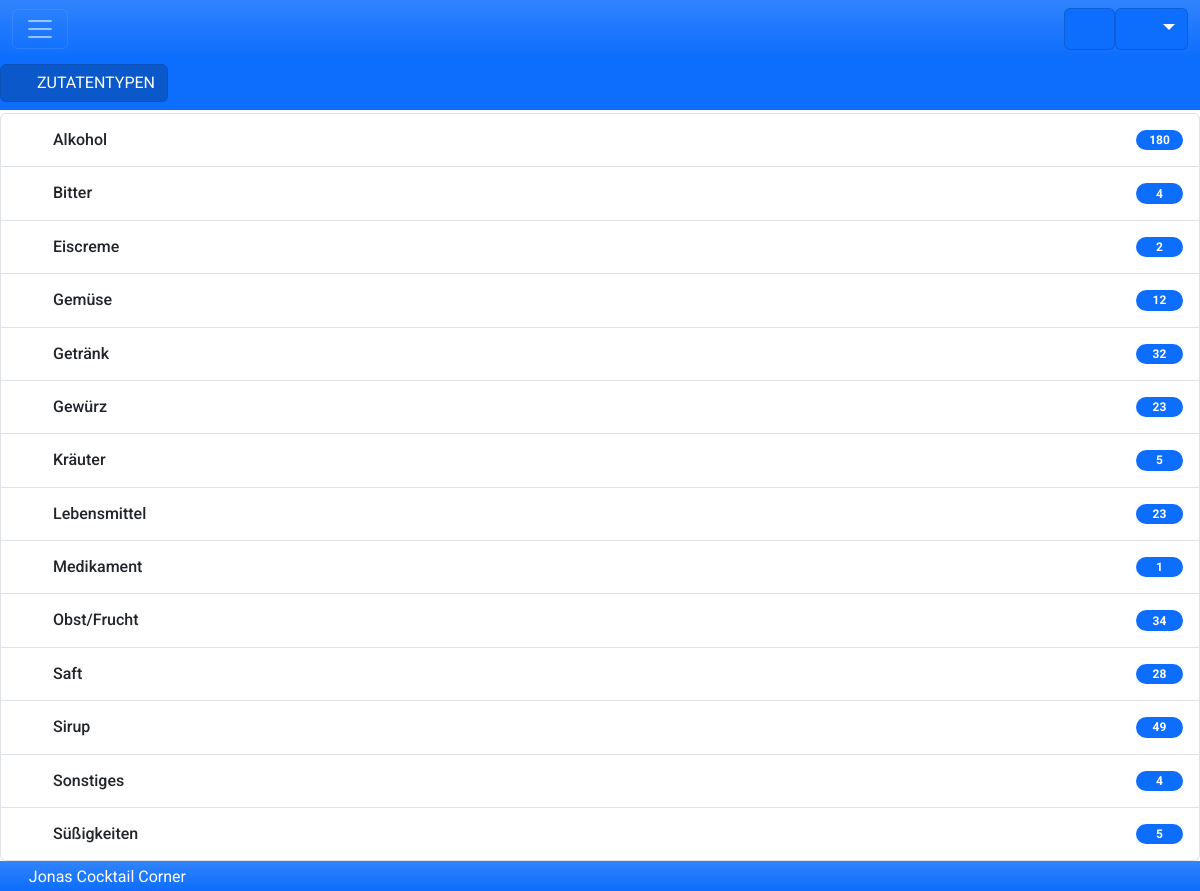
Page /views/ingredienttypes.php (signed in) on the committed database.
### tables this page shows
CREATE TABLE `ingredienttype` (
  `ID` int NOT NULL AUTO_INCREMENT,
  `active` bit(1) NOT NULL DEFAULT b'1',
  `createdate` datetime NOT NULL DEFAULT CURRENT_TIMESTAMP,
  `updatedate` datetime NOT NULL DEFAULT CURRENT_TIMESTAMP ON UPDATE CURRENT_TIMESTAMP,
  `client` int NOT NULL DEFAULT '1',
  `typename` varchar(255) NOT NULL,
  `description` mediumtext,
  `icon` varchar(255) DEFAULT NULL,
  `ingredient_count` int NOT NULL DEFAULT '0',
  PRIMARY KEY (`ID`),
  UNIQUE KEY `typename_UNIQUE` (`typename`),
  FULLTEXT KEY `typename_FULLTEXT` (`typename`) /*!80000 INVISIBLE */,
  FULLTEXT KEY `description_FULLTEXT` (`description`) /*!80000 INVISIBLE */,
  FULLTEXT KEY `nameanddescription` (`typename`,`description`)
);

CREATE TABLE `bar` (
  `ID` int NOT NULL AUTO_INCREMENT,
  `active` bit(1) NOT NULL DEFAULT b'1',
  `createdate` datetime NOT NULL DEFAULT CURRENT_TIMESTAMP,
  `updatedate` datetime NOT NULL DEFAULT CURRENT_TIMESTAMP ON UPDATE CURRENT_TIMESTAMP,
  `client` int NOT NULL DEFAULT '1',
  `barname` varchar(255) NOT NULL DEFAULT 'Cocktailbar',
  `image` varchar(255) NOT NULL DEFAULT 'defaultbarimage',
  `icon` varchar(255) DEFAULT NULL,
  PRIMARY KEY (`ID`),
  UNIQUE KEY `barname_UNIQUE` (`barname`),
  FULLTEXT KEY `barname_FULLTEXT` (`barname`)
);

### db/sql_ingredienttypes.php (called while the page is built, shortened)
<?php
$sql_ingredienttypes = "SELECT
    t.ID,
    t.typename,
    t.description,
    t.icon,
    COUNT(i.ingredientname) AS total_ingredients
FROM
    ingredienttype t
LEFT JOIN
    ingredient i ON i.type = t.ID
GROUP BY
    t.ID,
    t.typename,
    t.description,
    t.icon
ORDER BY
    t.typename ASC;
";
?>

### db/sql_bar.php (called while the page is built, shortened)
<?php
$sql_currentbar_data = "SELECT
    b.ID,
    b.barname,
    b.icon,
    b.active
FROM
    bar b
WHERE
    b.active = '1'
AND
    b.ID = ?
LIMIT 1;
";
?>

### views/ingredienttypes.php (the view, shortened to what this page needs)
<?php include("header.php") ?>
			<nav class="navbar navbar-dark fixed-top bg-primary text-white" style="z-index: 900; margin-top: 56px">
				<div class="scrolling-wrapper-flexbox">
					<a href="ingredienttypes.php" class="btn btn-primary text-uppercase active" aria-current="page" data-toggle="tooltip" data-placement="bottom" title="Zutatentypen">
						<i class="fa fa-fw fa-solid fa-cubes-stacked"></i> Zutatentypen
					</a>
				</div>
			</nav>
			<div class="d-flex align-items-center justify-content-center">
				<div class="list-group flex-fill">
<?php
	$stmt_sql_ingredienttypes = mysqli_prepare($link, $sql_ingredienttypes);
	mysqli_stmt_execute($stmt_sql_ingredienttypes);
	$ingredienttypes_all_res=mysqli_stmt_get_result($stmt_sql_ingredienttypes);
	while($ingredienttypes_all_rows= mysqli_fetch_array($ingredienttypes_all_res, MYSQLI_ASSOC))
	{
?>
					<a href="/views/ingredienttype.php?ingredienttypeid=<?php echo $ingredienttypes_all_rows['ID'];?>" class="list-group-item list-group-item-action d-flex gap-3 py-3">
						<i class="<?php echo $ingredienttypes_all_rows['icon'];?> fa-fw"></i>
						<div class="d-flex gap-2 w-100 justify-content-between">
							<h6 class="mb-0"><?php echo $ingredienttypes_all_rows['typename'];?></h6>
						</div>
						<span style="width: 50px; display: block;" class="badge bg-primary rounded-pill"><?php echo $ingredienttypes_all_rows['total_ingredients'];?></span>
					</a>
<?php
	}
?>
				</div>
			</div>
<?php include("footer.php") ?>

### views/header.php (shortened to what this page needs)
<!DOCTYPE html>
<html lang="de" data-bs-theme="<?php echo $_SESSION["darkmode"]; ?>">
	<head>
<?php
	$themeurl = "";
	echo "		<link rel=\"stylesheet\" href=\"../assets/css/" . $themeurl . "bootstrap.css\">";
?>
		<link rel="stylesheet" href="../assets/css/bootstrap-icons.min.css">
		<link rel="stylesheet" href="../assets/css/css@3.css">
		<link rel="stylesheet" href="../assets/css/fontawesome.css">
		<link rel="stylesheet" href="../assets/css/fontawesome-sharp-duotone-solid.css">
		<link rel="stylesheet" href="../assets/css/fontawesome-sharp-light.css">
		<link rel="stylesheet" href="../assets/css/fontawesome-sharp-regular.css">
		<link rel="stylesheet" href="../assets/css/fontawesome-sharp-solid.css">
		<link rel="stylesheet" href="../assets/css/fontawesome-sharp-thin.css">
		<link rel="stylesheet" href="../assets/css/navbars-offcanvas.css" />
		<link rel="stylesheet" href="../assets/css/tom-select.bootstrap5.css">
	</head>
	<body>
		<header>
			<div class="fixed-top">
				<nav class="navbar navbar-dark bg-primary bg-gradient" aria-label="Offcanvas navbar large">
					<div class="container-fluid">
						<button class="navbar-toggler" type="button" data-bs-toggle="offcanvas" data-bs-target="#offcanvasNavbar2" aria-controls="offcanvasNavbar2" aria-label="Menü ein/ausblenden" data-toggle="tooltip" data-placement="bottom" title="Menü ein/ausblenden">
							<span class="navbar-toggler-icon"></span>
						</button>
						<div class="btn-group ms-auto">
							<a href="javascript:history.go(-1)" type="button" class="btn btn-primary navbutton" role="button" data-toggle="tooltip" data-placement="bottom" title="Springt eine Seite zurück">
								<i class="fa fa-fw fa-regular fa-left-long"></i>
							</a>
						</div>
						<div class="btn-group<?php if($_SESSION["role"] != 1){echo ' d-none invisible';}?>">
							<button type="button" class="btn btn-primary dropdown-toggle navbutton" role="button" data-bs-toggle="dropdown" aria-haspopup="true" aria-expanded="false">
								<i class="fa fa-fw fa-regular fa-ellipsis-stroke-vertical"></i>
							</button>
						</div>
					</div>
				</nav>
			</div>
		</header>
		<main>

### views/footer.php (shortened to what this page needs)
		</main>
		<footer class="footer navbar navbar-dark fixed-bottom bg-primary bg-gradient text-white">
			<p><?php $stmt_sql_currentbar_data = mysqli_prepare($link, $sql_currentbar_data);
				mysqli_stmt_bind_param($stmt_sql_currentbar_data, "i", $_SESSION["bar"]);
				mysqli_stmt_execute($stmt_sql_currentbar_data);
				$currentbar_data_all_res=mysqli_stmt_get_result($stmt_sql_currentbar_data);
				while($currentbar_data_all_rows= mysqli_fetch_array($currentbar_data_all_res, MYSQLI_ASSOC)){
					echo 	'<i class="' . $currentbar_data_all_rows['icon'] . '"></i> ' . $currentbar_data_all_rows['barname'];
				}
			?></p>
		</footer>
	</body>
</html>

### assets/css/css@3.css (style rules this page uses)
:root { --docsearch-primary-color:#5468ff;--docsearch-text-color:#1c1e21;--docsearch-spacing:12px;--docsearch-icon-stroke-width:1.4;--docsearch-highlight-color:var(--docsearch-primary-color);--docsearch-muted-color:#969faf;--docsearch-container-background:rgba(101,108,133,0.8);--docsearch-logo-color:#5468ff;--docsearch-modal-width:560px;--docsearch-modal-height:600px;--docsearch-modal-background:#f5f6f7;--docsearch-modal-shadow:inset 1px 1px 0 0 hsla(0,0%,100%,0.5),0 3px 8px 0 #555a64;--docsearch-searchbox-height:56px;--docsearch-searchbox-background:#ebedf0;--docsearch-searchbox-focus-background:#fff;--docsearch-searchbox-shadow:inset 0 0 0 2px var(--docsearch-primary-color);--docsearch-hit-height:56px;--docsearch-hit-color:#444950;--docsearch-hit-active-color:#fff;--docsearch-hit-background:#fff;--docsearch-hit-shadow:0 1px 3px 0 #d4d9e1;--docsearch-key-gradient:linear-gradient(-225deg,#d5dbe4,#f8f8f8);--docsearch-key-shadow:inset 0 -2px 0 0 #cdcde6,inset 0 0 1px 1px #fff,0 1px 2px 1px rgba(30,35,90,0.4);--docsearch-key-pressed-shadow:inset 0 -2px 0 0 #cdcde6,inset 0 0 1px 1px #fff,0 1px 1px 0 rgba(30,35,90,0.4);--docsearch-footer-height:44px;--docsearch-footer-background:#fff;--docsearch-footer-shadow:0 -1px 0 0 #e0e3e8,0 -3px 6px 0 rgba(69,98,155,0.12) }

### assets/css/navbars-offcanvas.css (style rules this page uses)
body { padding-bottom: 0px; padding-top: 4.5rem; }
.navbar { margin: 0px; }
html { position: relative; min-height: 100%; }
main { margin-bottom: 30px; margin-top: 41px; }
footer { position: absolute; bottom: 0; width: 100%; height: 30px; line-height: 15px; }

### views/header.php (style rules this page uses)
.navbutton { padding-top: 0.25rem; padding-left: 0.75rem; font-size: 1.25rem; border-color: rgba(0, 0, 0, 0.15); border-radius: 0.375rem; }
body { font-family: Roboto; }

### rows in the picture
ingredienttype: typename "Alkohol", total_ingredients "180"
ingredienttype: typename "Bitter", total_ingredients "4"
ingredienttype: typename "Eiscreme", total_ingredients "2"
ingredienttype: typename "Gemüse", total_ingredients "12"
ingredienttype: typename "Getränk", total_ingredients "32"
ingredienttype: typename "Gewürz", total_ingredients "23"
ingredienttype: typename "Kräuter", total_ingredients "5"
ingredienttype: typename "Lebensmittel", total_ingredients "23"
ingredienttype: typename "Medikament", total_ingredients "1"
ingredienttype: typename "Obst/Frucht", total_ingredients "34"
ingredienttype: typename "Saft", total_ingredients "28"
ingredienttype: typename "Sirup", total_ingredients "49"
ingredienttype: typename "Sonstiges", total_ingredients "4"
ingredienttype: typename "Süßigkeiten", total_ingredients "5"
bar: barname "Jonas Cocktail Corner"
